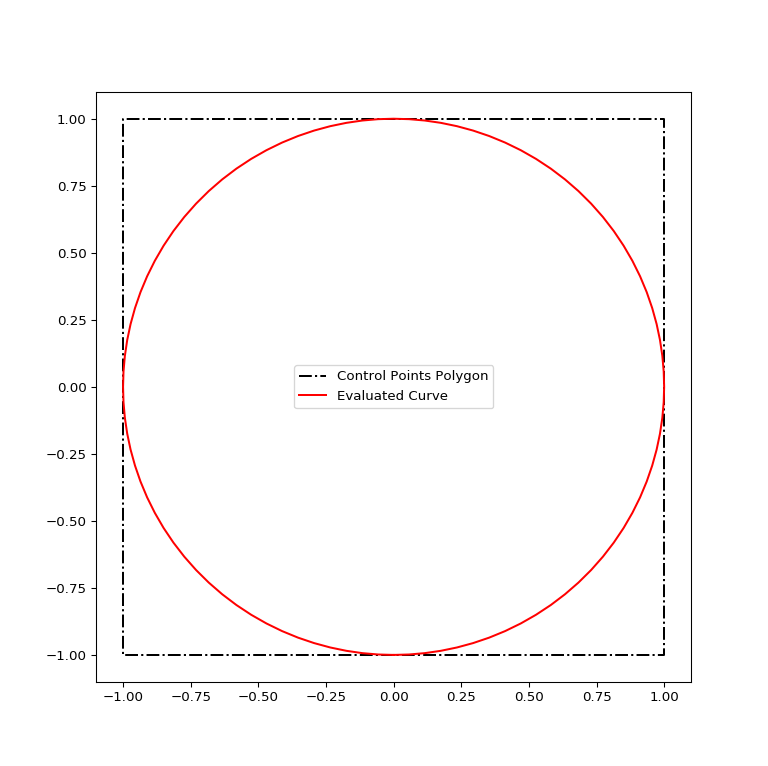

This chart was generated by the following Python code:
# -*- coding: utf-8 -*-

"""
    Examples for the NURBS-Python Package
    Released under MIT License
    Developed by Onur Rauf Bingol (c) 2017
"""

from nurbs import Curve as ns
from nurbs import utilities as utils
from matplotlib import pyplot as plt

# Create a NURBS curve instance
curve = ns.Curve()

# The full circle with NURBS
curve.read_ctrlptsw("data\CPw_Curve4.txt")
curve.degree = 2
# Use a specialized knot vector
curve.knotvector = [0, 0, 0, 0.25, 0.25, 0.5, 0.5, 0.75, 0.75, 1, 1, 1]

# Calculate NURBS curve points
curve.evaluate_rational()

# Arrange control points for plotting
ctrlpts_x = []
ctrlpts_y = []
for pt in curve.ctrlpts:
    ctrlpts_x.append(pt[0])
    ctrlpts_y.append(pt[1])

# Arrange curve points for plotting
curvepts_x = []
curvepts_y = []
for pt in curve.curvepts:
    curvepts_x.append(pt[0])
    curvepts_y.append(pt[1])

# Plot using Matplotlib
plt.figure(figsize=(8, 8), dpi=96)
cppolygon, = plt.plot(ctrlpts_x, ctrlpts_y, "k-.")
curveplt, = plt.plot(curvepts_x, curvepts_y, "r-")
plt.legend([cppolygon, curveplt], ["Control Points Polygon", "Evaluated Curve"])
plt.show()

print("End of NURBS-Python Example")
